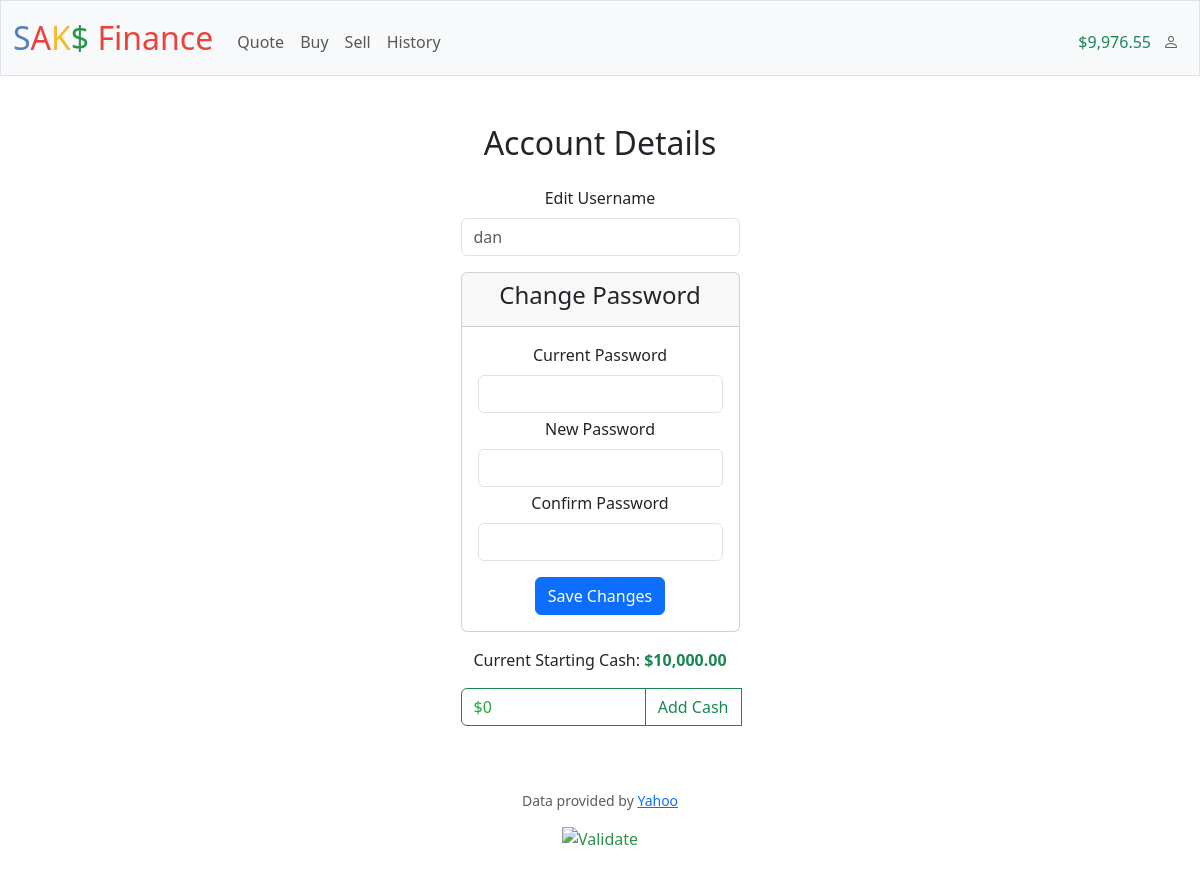
Screenshot of /profile (signed in) with the database file from the repository.
### tables this page shows
CREATE TABLE users (id INTEGER PRIMARY KEY AUTOINCREMENT NOT NULL, username TEXT NOT NULL, hash TEXT NOT NULL, cash NUMERIC NOT NULL DEFAULT 10000.00, 'init_cash' NUMERIC NOT NULL DEFAULT 10000);

### app.py (the view, shortened to what this page needs)
@app.route("/profile", methods=["GET", "POST"])
@login_required
def profile():
    return render_template("profile.html")

### app.py (called while the page is built)
@app.context_processor
def inject_user_cash():
    if "user_id" in session:
        data = db.execute("SELECT cash, username, init_cash FROM users WHERE id=?", session["user_id"])
        try:
            return dict(user_cash=data[0]["cash"], username=data[0]["username"], user_initcash=data[0]["init_cash"])
        except:
            session.clear()
    else:
        return dict(user_cash=0, username="", user_initcash=0)

@app.after_request
def after_request(response):
    response.headers["Cache-Control"] = "no-cache, no-store, must-revalidate"
    response.headers["Expires"] = 0
    response.headers["Pragma"] = "no-cache"
    return response

### helpers.py (called while the page is built)
def login_required(f):
    @wraps(f)
    def decorated_function(*args, **kwargs):
        if session.get("user_id") is None:
            return redirect("/login")
        return f(*args, **kwargs)
    return decorated_function

def usd(value):
    return f"${value:,.2f}"

### templates/profile.html (shortened to what this page needs)
{% extends "layout.html" %}
{% block main %}
<h2 class="mb-4">
    Account Details
</h2>
<form action="/profile" method="post">
  <div class="mb-3">
    <label class="form-label">Edit Username</label>
    <input name="username" autocomplete="off" autofocus class="form-control w-25 mx-auto" placeholder="{{ username }}">
  </div>
  <div class="mb-3">
    <div class="card w-25 mx-auto">
      <div class="card-header">
        <h4>Change Password</h4>
      </div>
      <div class="card-body">
        <div class="mb-1">
          <label class="form-label">Current Password</label>
          <input type="password" name="currentpass" autocomplete="off" autofocus class="form-control">
        </div>
        <div class="mb-1">
          <label class="form-label">New Password</label>
          <input type="password" name="newpass" autocomplete="off" autofocus class="form-control">
        </div>
        <div class="mb-1">
          <label class="form-label">Confirm Password</label>
          <input type="password" name="confirmpass" autocomplete="off" autofocus class="form-control">
        </div>
        <button type="submit" name="edit_udata" class="btn btn-primary">Save Changes</button>
      </div>
    </div>
    <p class="mt-3">Current Starting Cash: <span class="text-success fw-bold">{{ user_initcash | usd}}</span></p>
    <div class="input-group w-25 mx-auto ">
      <input type="number" name="cash" id="addcash" class="form-control border-success placeholder-success" placeholder="$0" style="">
      <button class="btn btn-outline-success" name="add$" type="submit" id="button-addon2">Add Cash</button>
    </div>
  </div>
</form>
{% endblock %}

### templates/layout.html (shortened to what this page needs)
<!DOCTYPE html>
<html lang="en">
    <head>
        <link href="https://cdn.jsdelivr.net/npm/bootstrap@5.3.3/dist/css/bootstrap.min.css" rel="stylesheet">
        <link href="/static/styles.css" rel="stylesheet">
        <link rel="stylesheet" href="https://cdn.jsdelivr.net/npm/bootstrap-icons@1.11.3/font/bootstrap-icons.min.css">
    </head>
    <body>
        <nav class="bg-light border navbar navbar-expand-md navbar-light">
            <div class="container-fluid">
                <a class="navbar-brand" href="/"><span class="blue">S</span><span class="red">A</span><span class="yellow">K</span><span class="green">$</span> <span class="red">Finance</span></a>
                <div class="collapse navbar-collapse" id="navbar">
                    {% if session["user_id"] %}
                        <ul class="navbar-nav me-auto mt-2">
                            <li class="nav-item"><a class="nav-link" href="/quote">Quote</a></li>
                            <li class="nav-item"><a class="nav-link" href="/buy">Buy</a></li>
                            <li class="nav-item"><a class="nav-link" href="/sell">Sell</a></li>
                            <li class="nav-item"><a class="nav-link" href="/history">History</a></li>
                        </ul>
                        <ul class="navbar-nav ms-auto mt-2">
                            <li class="navbar-text"><span class="text-success font-weight-bold">{{ user_cash | usd }}</span></li>
                            <li class="nav-item dropdown ms-1">
                                <a class="nav-link btn btn-light dropdown-toggle" id="navbarDropdownMenuLink" data-bs-toggle="dropdown" aria-haspopup="true" aria-expanded="false">
                                    <i class="bi-person" style="font-size: 1rem; color: rgba( 0,0,0 , 0.65);"></i>
                                </a>
                              </li>
                        </ul>
                    {% else %}
                        <ul class="navbar-nav ms-auto mt-2">
                            <li class="nav-item"><a class="nav-link" href="/register">Register</a></li>
                            <li class="nav-item"><a class="nav-link" href="/login">Log In</a></li>
                        </ul>
                    {% endif %}
                </div>
            </div>
        </nav>
        <main class="container py-5 text-center">
            {% block main %}{% endblock %}
        </main>
        <footer class="mb-5">
            <p class="mb-3 small text-center text-muted">
                Data provided by <a href="https://finance.yahoo.com/">Yahoo</a>
            </p>
            <form action="https://validator.w3.org/check" class="text-center" enctype="multipart/form-data" method="post" target="_blank">
                <input alt="Validate" src="/static/I_heart_validator.png" type="image">
            </form>
        </footer>
    </body>
</html>

### static/styles.css (style rules this page uses)
nav .navbar-brand { font-size: xx-large; }
nav .navbar-brand .blue { color: #537fbe; }
nav .navbar-brand .red { color: #ea433b; }
nav .navbar-brand .yellow { color: #f5b82e; }
nav .navbar-brand .green { color: #2e944b; }
.nav-link.dropdown-toggle::after { display: none; }
.placeholder-success::placeholder { color: #28a745; }
#addcash { color: #2e944b; }
input, select, textarea { color: #2e944b; }

### rows the page displays
users: cash "$9,976.55", username "dan", init_cash "$10,000.00"
